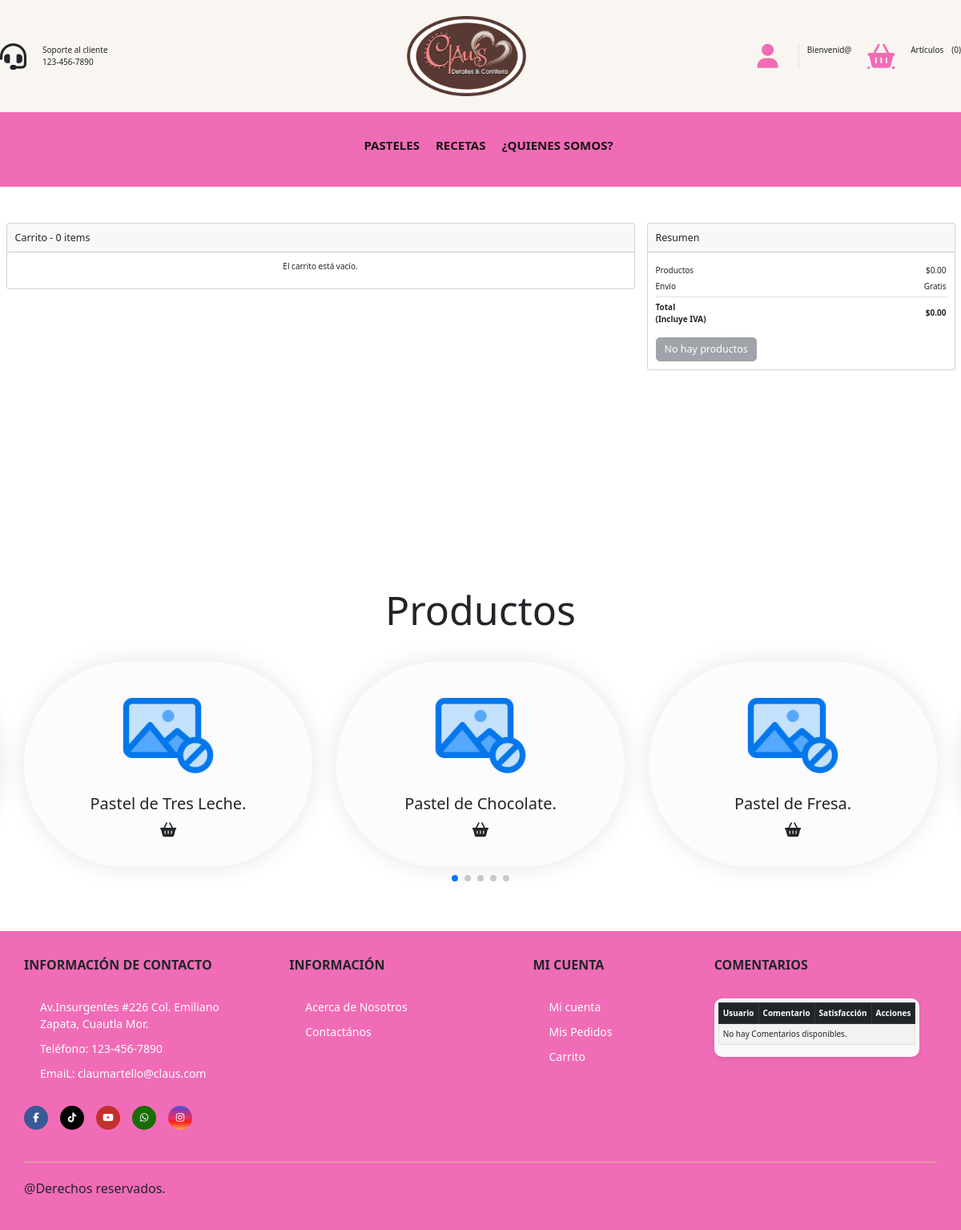
Before: /Vista/carrito.php with the older database file.
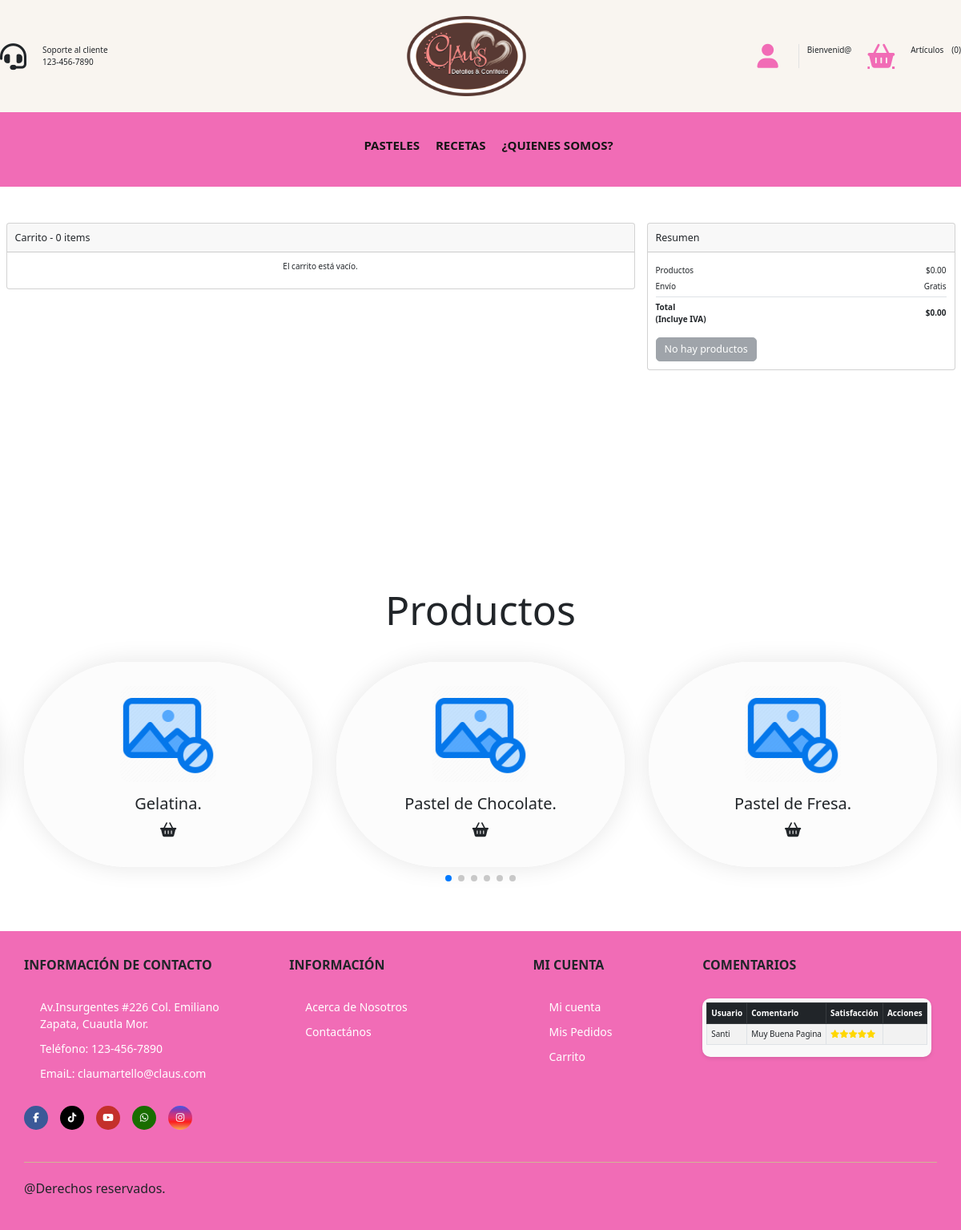
After: the same page with the newer database file.
### tables this page shows
CREATE TABLE `pasteles` (
  `id_pastel` int(11) NOT NULL COMMENT 'Guarda el numero identificador del pastel',
  `nombreP` varchar(20) NOT NULL COMMENT 'Guarda el nombre del pastel',
  `descripcion` text NOT NULL COMMENT 'Guarda una descripcion de lo que contiene el pastel',
  `precio` double NOT NULL DEFAULT 0 COMMENT 'Guarda el precio del pastel',
  `visualizacion` varchar(15) NOT NULL COMMENT 'Se alamacena visualizar o ocultar dependiendo si se desea visualizar el pastel',
  PRIMARY KEY (`id_pastel`)
);

CREATE TABLE `comentarios` (
  `id` int(11) NOT NULL AUTO_INCREMENT,
  `idUsuario` varchar(10) NOT NULL COMMENT 'Guarda el numero identificador del usuario que hizo el comentario',
  `comentario` text NOT NULL COMMENT 'Guarda el comentario realizado por el usuario',
  `satisfaccion` int(11) NOT NULL COMMENT 'Guarda la satisfacci?n del usuario con el servicio (1-5)',
  PRIMARY KEY (`id`),
  KEY `idUsuario` (`idUsuario`),
  CONSTRAINT `comentarios_ibfk_1` FOREIGN KEY (`idUsuario`) REFERENCES `usuarios` (`usuario`) ON DELETE CASCADE ON UPDATE CASCADE
);

CREATE TABLE `usuarios` (
  `usuario` varchar(10) NOT NULL COMMENT 'Guarda el nombre identificador del usuario',
  `nombre` varchar(20) NOT NULL COMMENT 'Guarda el nombre real del usuario',
  `apellido` varchar(20) NOT NULL COMMENT 'Guarda el apellido del usuario',
  `correo` varchar(30) NOT NULL COMMENT 'Guarda el correo del usuario',
  `contrasena` varchar(30) NOT NULL COMMENT 'Guarda la contrasenia del usuario',
  `rol` int(11) NOT NULL COMMENT 'Tipo de rol del usuario',
  PRIMARY KEY (`usuario`),
  KEY `rol` (`rol`),
  CONSTRAINT `usuarios_ibfk_1` FOREIGN KEY (`rol`) REFERENCES `rol` (`id_rol`) ON UPDATE CASCADE
);

### Vista/carrito.php (the view, shortened to what the rows shown need)
<?php require '../Static/head.php'; ?>
<link rel="stylesheet" href="../Static/css/CarritoStyle.css" />
<body>
    <section class="produ" id="produ">
        <div class="heading">
            <h1 class="heading-1">Productos</h1>
        </div>
        <div class="swiper produ-row">
            <div class="swiper-wrapper">
                <?php
                $counter = 4;
                foreach (array_slice($pasteles, 3) as $row) {
                    $imagen = "../Static/img/Productos/" . $row['nombreP'] . ".png";
                    if (!file_exists($imagen)) {
                        $imagen = "../Static/img/nophoto.png";
                    }
                    ?>
                    <div class="swiper-slide box">
                        <div class="img">
                            <img onclick="handleButtonClick(<?php echo $counter; ?>, '<?php echo $url; ?>', <?php echo $row['id_pastel']; ?>,
                                    '<?php echo htmlspecialchars($row['descripcion'], ENT_QUOTES); ?>')" src="<?php echo $imagen; ?>" alt="">
                        </div>
                        <div class="produ-content">
                            <h3><?php echo $row['nombreP']; ?>.</h3>
                            <div class="orderNow">
                                <button class="fa-solid fa-basket-shopping"
                                    onclick="handleButtonClick(<?php echo $counter; ?>, '<?php echo $url; ?>', <?php echo $row['id_pastel']; ?>,
                                    '<?php echo htmlspecialchars($row['descripcion'], ENT_QUOTES); ?>')">
                                </button>
                            </div>
                        </div>
                    </div>
                    <?php
                    $counter++;
                }
                ?>
            </div>
        </div>
    </section>
    <?php require '../Static/footer.php';?>
</body>

### Static/footer.php (shortened to what the rows shown need)
<footer class="footer">
			<div class="container container-footer">
				<div class="menu-footer">
					<div class="newsletter">
						<div class="content">
              <div class="comentarios">
                <div class="table-responsive">
                    <table class="table table-striped table-bordered table-hover">
                        <thead class="table-dark">
                            <tr>
                                <th>Usuario</th>
                                <th>Comentario</th>
                                <th>Satisfacción</th>
                                <th>Acciones</th>
                            </tr>
                        </thead>
                        <tbody>
                            <?php
                            $consulta = "SELECT c.idUsuario, c.id ,c.comentario, c.satisfaccion, u.nombre FROM comentarios c JOIN usuarios u ON c.idUsuario = u.usuario;";
                            $resultado = mysqli_query($conexion, $consulta);
                            if (mysqli_num_rows($resultado) > 0) {
                                while ($row = mysqli_fetch_assoc($resultado)) {
                                    $nombre = $row['nombre'];
                                    $com = $row['comentario'];
                                    $satisfaccion = $row['satisfaccion'];
                            ?>
                            <tr>
                                <td><?php echo $nombre; ?></td>
                                <td><?php echo $com; ?></td>
                                <td>
                                    <?php
                                    for ($i = 1; $i <= 5; $i++) {
                                        if ($i <= $satisfaccion) {
                                            echo '<i class="fa fa-star" style="color: gold;"></i>';
                                        } else {
                                            echo '<i class="fa fa-star" style="color: gray;"></i>';
                                        }
                                    }
                                    ?>
                                </td>
                                <td>
                                </td>
                            </tr>
                            <?php
                                }
                            } else {
                                echo '<tr><td colspan="4">No hay Comentarios disponibles.</td></tr>';
                            }
                            ?>
                        </tbody>
                    </table>
                </div>
            </div>
						</div>
					</div>
				</div>
			</div>
		</footer>

Changed rows visible on the page:
no longer on this page (row unchanged): pasteles: nombreP "Pastel de Tres Leche"
added pasteles: nombreP "Gelatina"
added comentarios: idUsuario.nombre "Santi", comentario "Muy Buena Pagina", satisfaccion 5 (drawn)
Other visible differences:
text no longer shown: "No hay Comentarios disponibles."
